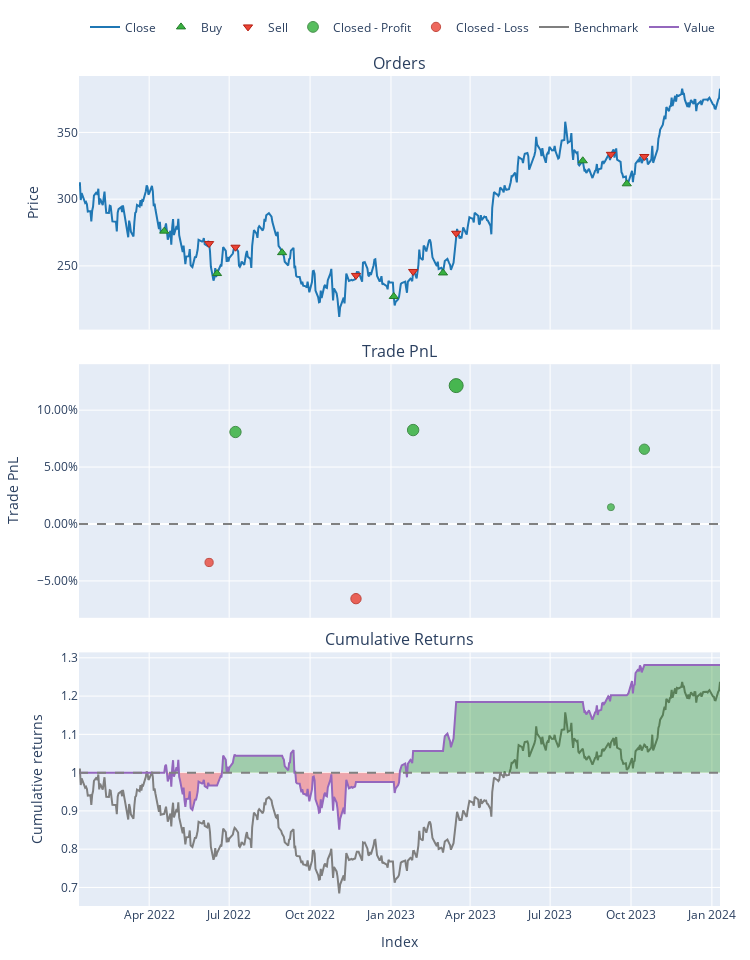

Notebook source saved alongside this figure:
### Markdown cell above
### Custom indicators

### Code cell
# define a custom indicator
def custom_idc(close,rsi_window=14,ma_window=50,rsi_level_upper=70,rsi_level_lower=30):

    # close is the input data in numpy array and has number of columns equal to number of assets

    # rsi calculation
    rsi = vbt.RSI.run(close,window=rsi_window).rsi.to_numpy()

    # moving average
    ma = vbt.MA.run(close,window=ma_window).ma.to_numpy()

    # create signal sell=-1,hold=0, buy=1

    # sell if rsi>rsi_level_upper
    trend = np.where(rsi>rsi_level_upper,-1,0)

    # buy if rsi<rsi_level_lower and close>ma
    trend = np.where((rsi<rsi_level_lower)&(close<ma) ,1,trend)

    return trend

# setup indicator
ind = (vbt.IndicatorFactory(
    class_name='Combination',
    short_name='comb',
    input_names=['close'],
    param_names=['rsi_window','ma_window','rsi_level_upper','rsi_level_lower'],
    output_names=['value'])
    .from_apply_func(custom_idc,rsi_window=14,ma_window=50,rsi_level_upper=70,rsi_level_lower=30))


res = ind.run(micro_price,rsi_window=14,ma_window=60,rsi_level_upper=rsi_level_upper,rsi_level_lower=rsi_level_lower)

entries = res.value == 1
exits = res.value == -1

# create portfolio
pf = vbt.Portfolio.from_signals(micro_price, entries, exits, freq='1D')

# print stats
print(pf.stats())

# show portfolio
pf.plot().show()

### Figure 1 — Plotly figure (JSON) as saved in the notebook; plotly's stock layout.template omitted (floating-point values rounded to 4 significant figures; data arrays with more than 128 entries replaced by an {"elided": "..."} marker saying what was removed)
{"data": [{"legendgroup": "0", "line": {"color": "#1f77b4"}, "name": "Close", "showlegend": true, "type": "scatter", "uid": "1d55bd6b-62ee-4958-95b7-51b96733b680", "x": {"elided": "502 str values"}, "xaxis": "x", "y": {"elided": "502 float values"}, "yaxis": "y"}, {"customdata": [[0, 0.3623, 0], [2, 0.3956, 0], [4, 0.4018, 0], [6, 0.4297, 0], [8, 0.4316, 0], [10, 0.3604, 0], [12, 0.3859, 0]], "hovertemplate": "Order Id: %{customdata[0]}<br>Timestamp: %{x}<br>Price: %{y}<br>Size: %{customdata[1]:.6f}<br>Fees: %{customdata[2]:.6f}", "legendgroup": "1", "marker": {"color": "#37B13F", "line": {"color": "rgb(38,123,44)", "width": 1}, "size": 8, "symbol": "triangle-up"}, "mode": "markers", "name": "Buy", "type": "scatter", "uid": "a7aca27e-c1dc-49ff-9ec3-79d05b6d0ee8", "x": ["2022-04-18T04:00:00+00:00", "2022-06-17T04:00:00+00:00", "2022-08-30T04:00:00+00:00", "2023-01-04T05:00:00+00:00", "2023-03-01T05:00:00+00:00", "2023-08-07T04:00:00+00:00", "2023-09-26T04:00:00+00:00"], "xaxis": "x", "y": [276.0, 244.3, 259.9, 227.1, 244.7, 328.7, 311.5], "yaxis": "y"}, {"customdata": [[1, 0.3623, 0], [3, 0.3956, 0], [5, 0.4018, 0], [7, 0.4297, 0], [9, 0.4316, 0], [11, 0.3604, 0], [13, 0.3859, 0]], "hovertemplate": "Order Id: %{customdata[0]}<br>Timestamp: %{x}<br>Price: %{y}<br>Size: %{customdata[1]:.6f}<br>Fees: %{customdata[2]:.6f}", "legendgroup": "2", "marker": {"color": "#EA4335", "line": {"color": "rgb(181,31,18)", "width": 1}, "size": 8, "symbol": "triangle-down"}, "mode": "markers", "name": "Sell", "type": "scatter", "uid": "af813742-f0ac-449a-a343-6292170201e0", "x": ["2022-06-08T04:00:00+00:00", "2022-07-08T04:00:00+00:00", "2022-11-22T05:00:00+00:00", "2023-01-26T05:00:00+00:00", "2023-03-16T04:00:00+00:00", "2023-09-08T04:00:00+00:00", "2023-10-16T04:00:00+00:00"], "xaxis": "x", "y": [266.7, 264.0, 242.9, 245.8, 274.5, 333.6, 332.0], "yaxis": "y"}, {"customdata": [[1, 1, 7.807, 0.0808], [3, 3, 8.05, 0.0825], [4, 4, 12.84, 0.1215], [5, 5, 1.747, 0.01475], [6, 6, 7.895, 0.06568]], "hovertemplate": "Exit Trade Id: %{customdata[0]}<br>Position Id: %{customdata[1]}<br>Exit Timestamp: %{x}<br>PnL: %{customdata[2]:.6f}<br>Return: %{customdata[3]:.2%}", "legendgroup": "3", "marker": {"color": "#37B13F", "line": {"color": "rgb(38,123,44)", "width": 1}, "opacity": [0.8428, 0.8452, 0.9, 0.75, 0.8215], "size": [11.33, 11.44, 14, 7, 10.34], "symbol": "circle"}, "mode": "markers", "name": "Closed - Profit", "type": "scatter", "uid": "dc3d3a3b-2aca-4fab-be6a-e705f0ae0c33", "x": ["2022-07-08T04:00:00+00:00", "2023-01-26T05:00:00+00:00", "2023-03-16T04:00:00+00:00", "2023-09-08T04:00:00+00:00", "2023-10-16T04:00:00+00:00"], "xaxis": "x2", "y": [0.0808, 0.0825, 0.1215, 0.01475, 0.06568], "yaxis": "y2"}, {"customdata": [[0, 0, -3.379, -0.03379], [2, 2, -6.85, -0.06559]], "hovertemplate": "Exit Trade Id: %{customdata[0]}<br>Position Id: %{customdata[1]}<br>Exit Timestamp: %{x}<br>PnL: %{customdata[2]:.6f}<br>Return: %{customdata[3]:.2%}", "legendgroup": "4", "marker": {"color": "#EA4335", "line": {"color": "rgb(181,31,18)", "width": 1}, "opacity": [0.7768, 0.8214], "size": [8.249, 10.33], "symbol": "circle"}, "mode": "markers", "name": "Closed - Loss", "type": "scatter", "uid": "47ddd2f7-3b06-4e73-8ea9-3cb83c26bb68", "x": ["2022-06-08T04:00:00+00:00", "2022-11-22T05:00:00+00:00"], "xaxis": "x2", "y": [-0.03379, -0.06559], "yaxis": "y2"}, {"legendgroup": "5", "line": {"color": "#7f7f7f"}, "name": "Benchmark", "showlegend": true, "type": "scatter", "uid": "e24e0618-d343-4ba6-a318-c02df11fb585", "x": {"elided": "502 str values"}, "xaxis": "x3", "y": {"elided": "502 float values"}, "yaxis": "y3"}, {"hoverinfo": "skip", "legendgroup": "6", "line": {"color": "rgba(0, 0, 0, 0)", "width": 0}, "opacity": 0, "showlegend": false, "type": "scatter", "uid": "5edc485b-ede7-4e40-91e0-3182509446b0", "x": {"elided": "502 str values"}, "xaxis": "x3", "y": {"elided": "502 int values"}, "yaxis": "y3"}, {"connectgaps": false, "fill": "tonexty", "fillcolor": "rgba(0, 128, 0, 0.3)", "hoverinfo": "skip", "legendgroup": "6", "line": {"color": "rgba(0, 0, 0, 0)", "width": 0}, "opacity": 0, "showlegend": false, "type": "scatter", "uid": "231c19fd-ba09-450e-b196-e37c1f837deb", "x": {"elided": "502 str values"}, "xaxis": "x3", "y": {"elided": "502 float values"}, "yaxis": "y3"}, {"hoverinfo": "skip", "legendgroup": "6", "line": {"color": "rgba(0, 0, 0, 0)", "width": 0}, "opacity": 0, "showlegend": false, "type": "scatter", "uid": "c8d7da1a-bee0-4dcf-b2db-48dbce4f8b89", "x": {"elided": "502 str values"}, "xaxis": "x3", "y": {"elided": "502 int values"}, "yaxis": "y3"}, {"connectgaps": false, "fill": "tonexty", "fillcolor": "rgba(255, 0, 0, 0.3)", "hoverinfo": "skip", "legendgroup": "6", "line": {"color": "rgba(0, 0, 0, 0)", "width": 0}, "opacity": 0, "showlegend": false, "type": "scatter", "uid": "531e05ad-3e53-456d-a8ee-40f31d54784e", "x": {"elided": "502 str values"}, "xaxis": "x3", "y": {"elided": "502 float values"}, "yaxis": "y3"}, {"legendgroup": "7", "line": {"color": "#9467bd"}, "name": "Value", "showlegend": true, "type": "scatter", "uid": "0b585c76-8ede-46a4-ba39-a9aea330c169", "x": {"elided": "502 str values"}, "xaxis": "x3", "y": {"elided": "502 float values"}, "yaxis": "y3"}, {"hoverinfo": "skip", "legendgroup": "6", "line": {"color": "rgba(0, 0, 0, 0)", "width": 0}, "opacity": 0, "showlegend": false, "type": "scatter", "uid": "67434841-b8fe-465e-88f4-774a7d351492", "x": {"elided": "502 str values"}, "xaxis": "x3", "y": {"elided": "502 int values"}, "yaxis": "y3"}], "layout": {"annotations": [{"font": {"size": 16}, "showarrow": false, "text": "Orders", "x": 0.5, "xanchor": "center", "xref": "paper", "y": 1, "yanchor": "bottom", "yref": "paper"}, {"font": {"size": 16}, "showarrow": false, "text": "Trade PnL", "x": 0.5, "xanchor": "center", "xref": "paper", "y": 0.6528, "yanchor": "bottom", "yref": "paper"}, {"font": {"size": 16}, "showarrow": false, "text": "Cumulative Returns", "x": 0.5, "xanchor": "center", "xref": "paper", "y": 0.3056, "yanchor": "bottom", "yref": "paper"}], "height": 960, "legend": {"orientation": "h", "traceorder": "normal", "x": 1, "xanchor": "right", "y": 1.042, "yanchor": "bottom"}, "margin": {"b": 30, "l": 30, "r": 30, "t": 30}, "shapes": [{"line": {"color": "gray", "dash": "dash"}, "type": "line", "x0": 0, "x1": 1, "xref": "paper", "y0": 0, "y1": 0, "yref": "y2"}, {"line": {"color": "gray", "dash": "dash"}, "type": "line", "x0": 0, "x1": 1, "xref": "paper", "y0": 1, "y1": 1, "yref": "y3"}], "showlegend": true, "width": 750, "xaxis": {"anchor": "y", "domain": [0, 1], "matches": "x3", "showticklabels": false}, "xaxis2": {"anchor": "y2", "domain": [0, 1], "matches": "x3", "showticklabels": false}, "xaxis3": {"anchor": "y3", "domain": [0, 1], "title": {"text": "Index"}}, "yaxis": {"anchor": "x", "domain": [0.6944, 1], "title": {"text": "Price"}}, "yaxis2": {"anchor": "x2", "domain": [0.3472, 0.6528], "tickformat": ".2%", "title": {"text": "Trade PnL"}}, "yaxis3": {"anchor": "x3", "domain": [0, 0.3056], "title": {"text": "Cumulative returns"}}}}
